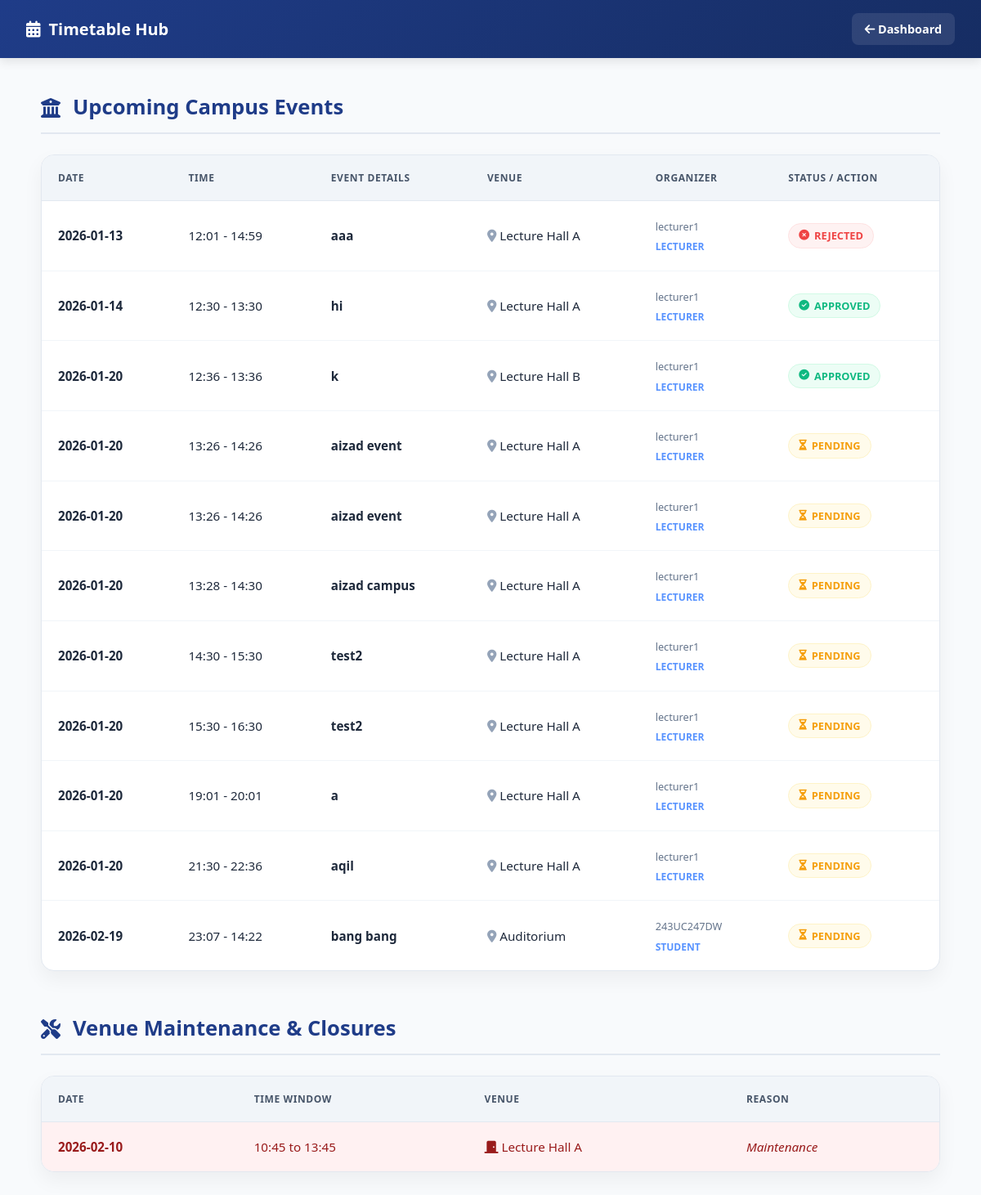
Before: /timetable with the older database file.
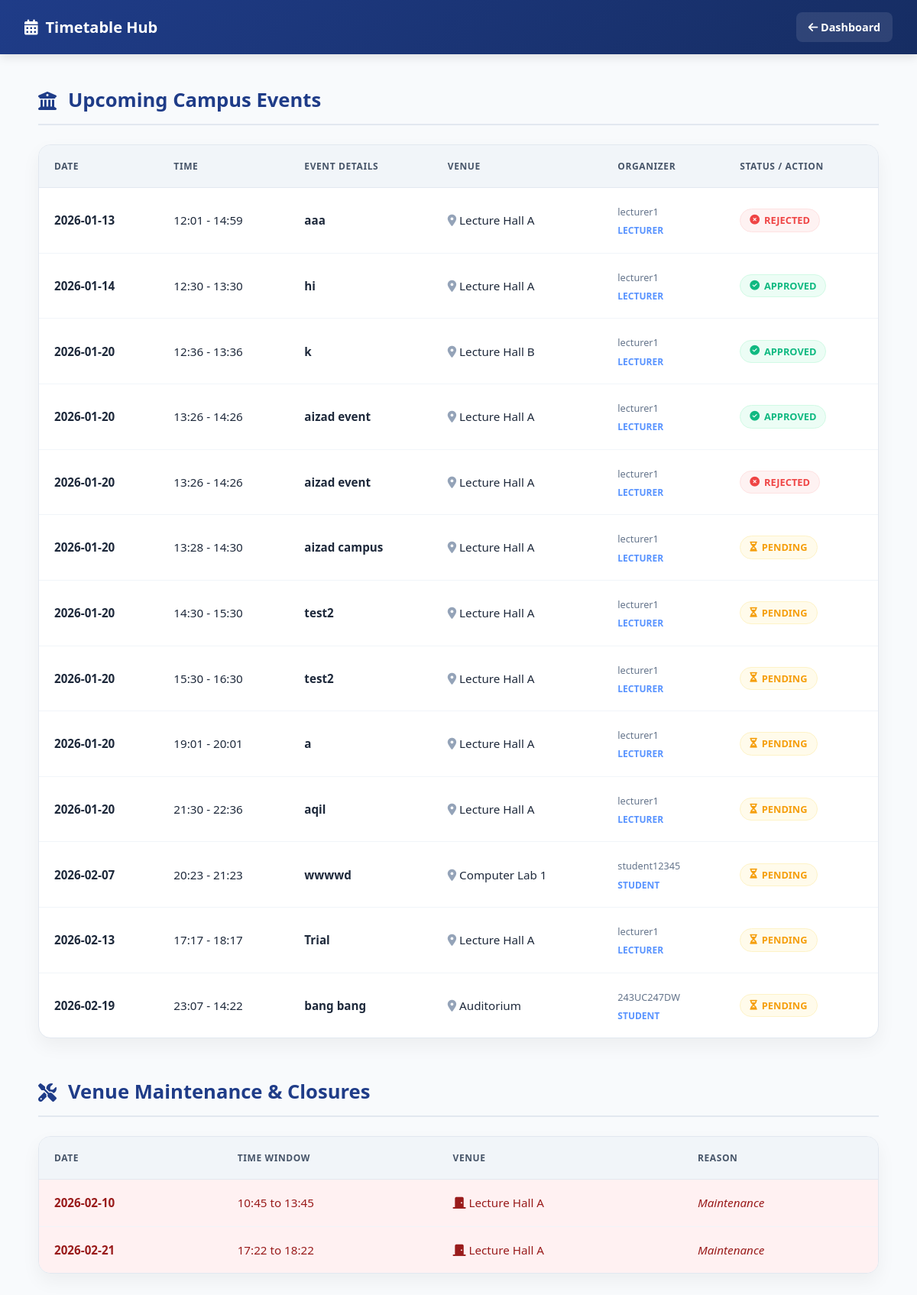
After: the same page with the newer database file.
### tables this page shows
CREATE TABLE venue_bookings (
    id INTEGER PRIMARY KEY AUTOINCREMENT,
    title TEXT NOT NULL,
    date TEXT NOT NULL,
    start_time TEXT NOT NULL,
    end_time TEXT NOT NULL,
    location TEXT NOT NULL,
    booked_by TEXT NOT NULL,
    user_role TEXT NOT NULL
, status TEXT DEFAULT 'pending');

CREATE TABLE venue_unavailability (
    id INTEGER PRIMARY KEY AUTOINCREMENT,
    location TEXT NOT NULL,
    date TEXT NOT NULL,
    start_time TEXT NOT NULL,
    end_time TEXT NOT NULL,
    reason TEXT NOT NULL
);

### app.py (the view)
@app.route('/timetable')
def timetable():
    events = query_db(
        ADMIN_DB,
        """
        SELECT
            id,
            title,
            date,
            start_time,
            end_time,
            location,
            booked_by,
            user_role,
            status
        FROM venue_bookings
        ORDER BY date, start_time
        """
    )
    unavailable = query_db(
        ADMIN_DB,
        """
        SELECT
            location,
            date,
            start_time,
            end_time,
            reason
        FROM venue_unavailability
        ORDER BY date, start_time
        """
    )
    return render_template(
        'timetable.html',
        events=events,
        unavailable=unavailable
    )

### app.py (called while the page is built)
def query_db(db, query, args=(), one=False):
    conn = sqlite3.connect(db)
    conn.row_factory = sqlite3.Row
    cur = conn.cursor()
    cur.execute(query, args)
    conn.commit()
    result = cur.fetchall()
    conn.close()
    return result[0] if one and result else result

### templates/timetable.html (shortened to what the changed rows need)
<!DOCTYPE html>
<html lang="en">
<head>
    <link rel="stylesheet" href="https://cdnjs.cloudflare.com/ajax/libs/font-awesome/6.4.0/css/all.min.css">
</head>
<body>
<div class="container">
    <div class="section-header">
        <h2>Upcoming Campus Events</h2>
    </div>
    <div class="table-card">
        <table>
            <thead>
                <tr>
                    <th>Date</th>
                    <th>Time</th>
                    <th>Event Details</th>
                    <th>Venue</th>
                    <th>Organizer</th>
                    <th>Status / Action</th>
                </tr>
            </thead>
            <tbody>
                {% for event in events %}
                <tr>
                    <td><strong>{{ event[2] }}</strong></td>
                    <td>{{ event[3] }} - {{ event[4] }}</td>
                    <td><strong>{{ event[1] }}</strong></td>
                    <td><i class="fas fa-map-marker-alt" style="color:#94a3b8"></i> {{ event[5] }}</td>
                    <td>
                        <small style="color: #64748b;">{{ event[6] }}</small><br>
                        <span style="font-size: 0.75rem; font-weight: 600; color: var(--secondary)">{{ event[7] | upper }}</span>
                    </td>
                    <td>
                        {% if session.get('role') == 'admin' and event[8] == 'pending' %}
                            <div class="admin-actions">
                                <a href="{{ url_for('approve_reject_booking', booking_id=event[0], action='approve') }}" class="action-btn approve-btn">Approve</a>
                                <a href="{{ url_for('approve_reject_booking', booking_id=event[0], action='reject') }}" class="action-btn reject-btn">Reject</a>
                            </div>
                        {% else %}
                            {% if event[8] == 'pending' %}
                                <span class="status-badge badge-pending"><i class="fas fa-hourglass-half"></i> Pending</span>
                            {% elif event[8] == 'approved' %}
                                <span class="status-badge badge-approved"><i class="fas fa-check-circle"></i> Approved</span>
                            {% elif event[8] == 'rejected' %}
                                <span class="status-badge badge-rejected"><i class="fas fa-times-circle"></i> Rejected</span>
                            {% else %}
                                {{ event[8] }}
                            {% endif %}
                        {% endif %}
                    </td>
                </tr>
                {% else %}
                <tr>
                    <td colspan="6" style="text-align: center; color: #94a3b8; padding: 40px;">No events scheduled yet.</td>
                </tr>
                {% endfor %}
            </tbody>
        </table>
    </div>
    <div class="section-header">
        <h2>Venue Maintenance & Closures</h2>
    </div>
    <div class="table-card">
        <table>
            <thead>
                <tr>
                    <th>Date</th>
                    <th>Time Window</th>
                    <th>Venue</th>
                    <th>Reason</th>
                </tr>
            </thead>
            <tbody>
                {% for u in unavailable %}
                <tr class="row-unavailable">
                    <td><strong>{{ u[1] }}</strong></td>
                    <td>{{ u[2] }} to {{ u[3] }}</td>
                    <td><i class="fas fa-door-closed"></i> {{ u[0] }}</td>
                    <td class="reason-tag">{{ u[4] or 'Restricted Access' }}</td>
                </tr>
                {% else %}
                <tr>
                    <td colspan="5" style="text-align: center; color: #94a3b8; padding: 40px;">All venues are currently available.</td>
                </tr>
                {% endfor %}
            </tbody>
        </table>
    </div>
</div>
</body>
</html>

Changed rows visible on the page:
changed venue_bookings (number 4 of 13 on the later page): status "PENDING" → "APPROVED"
changed venue_bookings (number 5 of 13 on the later page): status "PENDING" → "REJECTED"
added venue_bookings: date "2026-02-07", start_time "20:23", end_time "21:23", title "wwwwd", location "Computer Lab 1", booked_by "student12345", user_role "STUDENT", status "pending" (drawn)
added venue_bookings: date "2026-02-13", start_time "17:17", end_time "18:17", title "Trial", location "Lecture Hall A", booked_by "lecturer1", user_role "LECTURER", status "pending" (drawn)
added venue_unavailability: date "2026-02-21", start_time "17:22", end_time "18:22", location "Lecture Hall A", reason "Maintenance"
